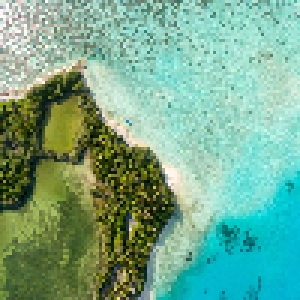
#> input picture hw6/image1.png, 100 x 100 px (shown 3 times larger)
$ python kernel_kmeans.py
#> lines starting #> are read from the running program, lines starting #| are printed output that depends on the picture
import numpy as np
import cv2
import matplotlib.pyplot as plt
import imageio
from scipy.spatial.distance import squareform, pdist

img_name = 'image1.png'
img = cv2.imread(img_name)
#> img is the input picture: shape (100, 100, 3); mean B, G, R 141.1, 169.4, 117.4
img_x = img.shape[0]
#> img_x = 100
img_y = img.shape[1]
#> img_y = 100
data_size = img_x*img_y
#> data_size = 10000
rs = 1/(data_size)
#> rs = 0.0001
rc = 1/(256*256)
cluster_num = 4
max_iteration = 40
img = img.reshape((-1, 3))
img = img.astype(float)

def init(img, method):
	# initialize the centroids and labels(indicating what cluster is belonging to for each data point)
	# using 3 methods here: random, kmeans++ and mod method

	# RANDOM:
	# randomly assign a label sign to each data point

	if (method == 'random'):
		labels = np.random.randint(cluster_num, size = data_size)
		values, cluster_cnt = np.unique(labels, return_counts=True)
		visualization(labels, 0, 'random')
		return labels, cluster_cnt

	# KMEANS++:
	# 1. randomly pick up one data point as first centroid
	# 2. for each data point x, compute the short distance between each discovered centroid and itself, set as D(x)
	# 3. the larger the D(x) is , x has more probability to be chosen as new centroid,

	elif(method == 'kmeans++'):
		centroid = np.zeros((cluster_num, 2))
		centroid_1 = np.random.randint(0, 100, (1,2)) #randomly pick up a pixel in 100X100 image
		centroid[0,:] = centroid_1
		for k in range(1, cluster_num):
			distance_vector = []
			for i in range(img_x):
				for j in range(img_y):
					dist = []
					for cluster_idx in range(k):
						val = (i-centroid[cluster_idx, 0])**2 +  (j-centroid[cluster_idx, 1])**2
						dist.append(val)
					min_dist = np.min(dist)
					distance_vector.append(min_dist)
			#prob is the probability of all pixel to be chosen as centroid
			prob = distance_vector / np.sum(distance_vector)
			#choose new_centroid based on prob
			new_centroid = np.random.choice(range(data_size), p=prob)
			centroid[k,0] = int(new_centroid/100)
			centroid[k,1] = int(new_centroid%100)
		labels = clustering(centroid)
		values, cluster_cnt = np.unique(labels, return_counts=True)
		visualization(labels, 0, 'kmeans++')
		return labels, cluster_cnt

	elif (method == 'mod'):
		labels = np.zeros((data_size),dtype=int)
		for i in range(data_size):
			labels[i] = i%cluster_num
		values, cluster_cnt = np.unique(labels, return_counts=True)
		visualization(labels, 0, 'mod')
		return labels, cluster_cnt


def kernel_function(img):
	# compute kerlen function using two RBF kernel to consider
	# spatial similarity and color similarity at the same time.
    pos = np.zeros((data_size,2),dtype=np.uint8)
    for i in range(img_x):
        for j in range(img_y):
            pos[img_y*i+j][0] = i
            pos[img_y*i+j][1] = j
    pos_norm = np.sum(pos**2, axis = -1, dtype=np.uint8)
    M1 = (pos_norm[:,None] + pos_norm[None,:] - 2 * np.dot(pos, pos.T))
    img_norm = np.sum(img**2, axis = -1)
    M2 = img_norm[:,None] + img_norm[None,:] - 2 * np.dot(img, img.T)
    kernel_mat = (np.exp((-rs * M1) + (-rc * M2)))
    return kernel_mat

# [52 lines left out: functions count_cluster_num, clustering, get_mask, term_2, term_3, error_cal, not called in this run]

def visualization(labels, iteration, method):
	img = cv2.imread(img_name)
	color = [(101,67,54), (169,200,200), (3,155,230), (0,0,0), (255,255,0), (255,0,255), (0, 255, 255) ,(255,255,255)]
	'''color = []
	for k in range(cluster_num):
		color.append((0,0,0))
		for i in range(data_size):
			if(labels[i] == k):
				color[k] = (img[int(i/100), int(i%100)])
				break'''
	for i in range(img_x):
		for j in range(img_y):
			img[i,j] = color[labels[i*img_x+j]]
	cv2.imwrite('discuss2'+method +'_c=' + str(cluster_num)+'_it' + str(iteration)+'.png', img )

def kernel_kmeans(img,method):
	# img: the original 10000X3 data
	# method: parameters indicating the way to initialize k-means clustering centroids
	# --random, kmeans++, mod method

	labels, cluster_cnt= init(img, method)
	kernel_mat = kernel_function(img)
	iteration = 0
	while(iteration < max_iteration):
		iteration +=1
		print('iteration:{}'.format(iteration))
		pre_labels = np.copy(labels)
		mask = get_mask(labels)
		term2 = term_2(cluster_cnt, kernel_mat, mask)
		term3 = term_3(cluster_cnt, kernel_mat, mask)
		for i in range(data_size):
			distance_vector = []
			for k in range(cluster_num):
				distance = kernel_mat[i,i] - term2[i,k] + term3[k]
				distance_vector.append(distance)
			predict_label = np.argmin(distance_vector)
			labels[i] = predict_label
		error = error_cal(labels, pre_labels)
		cluster_cnt = count_cluster_num(labels)
		print('Error:{}'.format(error))
		visualization(labels, iteration,method)
		if(error == 0):
			break
	return labels

if __name__== '__main__':
	methods = ['random', 'kmeans++', 'mod']
	print('target clusters:{}'.format(cluster_num))
	for method in methods:
		print('method:{}'.format(method))
		labels = kernel_kmeans(img, method)
#> after the loop in visualization, `for i in range(img_x):`:
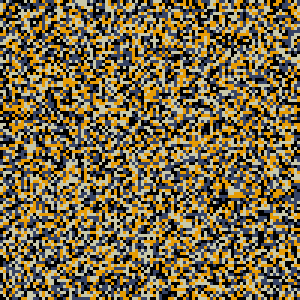
#> img: shape (100, 100, 3) (shown 3 times larger); mean B, G, R 69.3, 105.4, 120.2
#> in kernel_kmeans, `labels, cluster_cnt= init(img, method)`: labels = 10000 values, max 3 at index 1, min 0 at index 0, mean 1.49; cluster_cnt = [2507, 2562, 2408, 2523]
#> in kernel_function, `img_norm = np.sum(img**2, axis = -1)`: img_norm = 10000 values, max 195075 at index 1200, min 1 at index 6639, mean 75550.1
#> (the run stopped early here; a loop or call above may not have finished)
